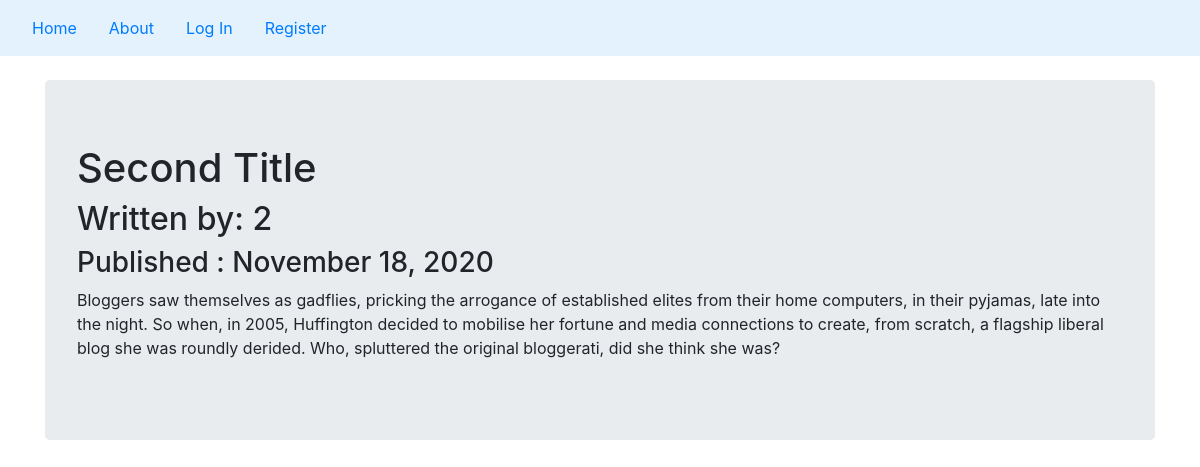
Page /3 on the committed database.
### peoplecompanyblog/models.py (models this page shows, shortened)
class BlogPost(db.Model):
     users = db.relationship(User)
     id = db.Column(db.Integer,primary_key=True)
     user_id = db.Column(db.Integer,db.ForeignKey('users.id'),nullable=False)
     date = db.Column(db.DateTime,nullable=False,default=datetime.utcnow)
     title = db.Column(db.String(140),nullable=False)
     text = db.Column(db.Text,nullable=False)

class User(db.Model,UserMixin):
    __tablename__ = 'users'
    id = db.Column(db.Integer,primary_key=True)
    profile_image = db.Column(db.String(20),nullable=False,default='default_profile.png')
    email = db.Column(db.String(64),unique=True,index=True)
    username = db.Column(db.String(64),unique=True,index=True)
    password = db.Column(db.String(128))
    posts = db.relationship('BlogPost',backref='author',lazy=True)

### peoplecompanyblog/users/views.py (the view)
@users.route("/<username>")
def user_posts(username):
    page = request.args.get('page',1,type=int)
    user = User.query.filter_by(username=username).first_or_404()
    blog_posts = BlogPost.query.filter_by(author=user).order_by(BlogPost.date.desc()).paginate(page=page,per_page=5)
    return render_template('user_blog_posts.html',blog_posts=blog_posts,user=user)

### peoplecompanyblog/blog_posts/views.py (called while the page is built)
@blog_posts.route('/<int:blog_post_id>')
def blog_post(blog_post_id):
    blog_post = BlogPost.query.get_or_404(blog_post_id)
    return render_template('blog_post.html', title=blog_post.title, date=blog_post.date, post=blog_post)

### peoplecompanyblog/templates/blog_post.html (shortened to what this page needs)
{% extends "base.html" %}
{% block content %}
<div class="jumbotron">
     <h1>{{post.title}}</h1>
     <h2> Written by: {{ post.author.username }}</h2>
     <h3> Published : {{ post.date.strftime('%B %d, %Y') }} </h3>
     <p> {{ post.text }}  </p>
</div>
{% endblock %}

### rows in the picture
BlogPost: title "Second Title", date "November 18, 2020", text "Bloggers saw themselves as gadflies, pricking the arrogance of established elites from their home computers, in their pyjamas, late into the night. So when, in 2005, Huffington decided to mobilise her fortune and media connections to create, from scratch, a flagship liberal blog she was roundly derided. Who, spluttered the original bloggerati, did she think she was?"
User: author.username "2"
